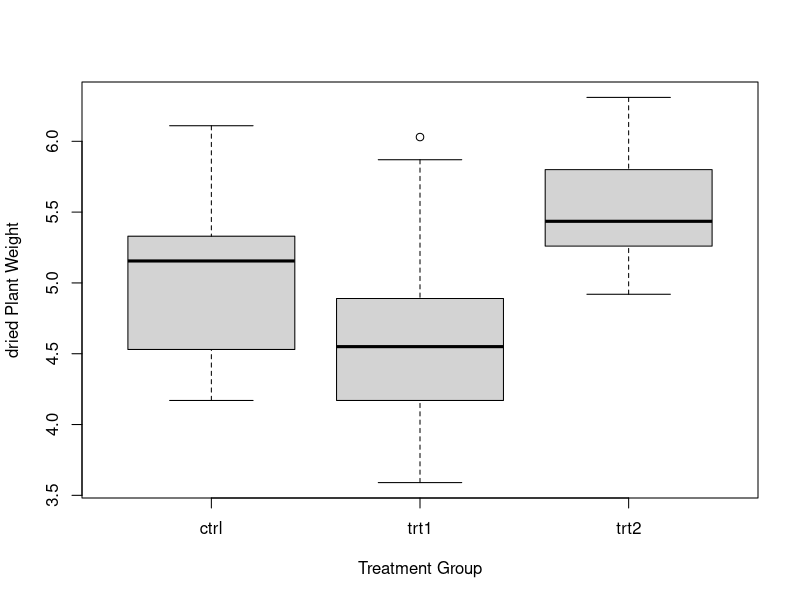

Write R code to recreate this figure.
## ---- chunk 1
data("PlantGrowth")
attach(PlantGrowth)  # so I can use the variable names directly
#
# First, let's explore the data
str(PlantGrowth)
boxplot(weight ~ group, ylab="dried Plant Weight", xlab="Treatment Group")
## ---- chunk 2
summary(aov(formula = weight ~ group))
## ---- chunk 3
rolls = c(20,19, 30, 22, 19, 20)
probs = rep(1/6, 6)
sum(rolls)
## ---- chunk 4
chisq.test(rolls, p=probs)
## ---- chunk 5
rm(list=ls())  # remove ALL old data
data(mtcars)
attach(mtcars)
str(mtcars)
cor(mtcars)
